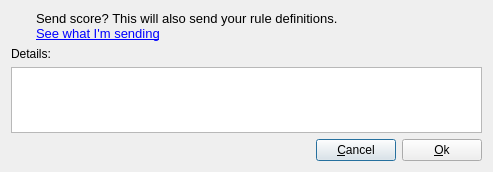
<?xml version="1.0" encoding="UTF-8"?>
<ui version="4.0">
 <class>SendScoreDialog</class>
 <widget class="QDialog" name="SendScoreDialog">
  <property name="geometry">
   <rect>
    <x>0</x>
    <y>0</y>
    <width>493</width>
    <height>172</height>
   </rect>
  </property>
  <property name="sizePolicy">
   <sizepolicy hsizetype="Expanding" vsizetype="Expanding">
    <horstretch>0</horstretch>
    <verstretch>0</verstretch>
   </sizepolicy>
  </property>
  <property name="windowTitle">
   <string/>
  </property>
  <property name="modal">
   <bool>true</bool>
  </property>
  <layout class="QGridLayout" name="gridLayout">
   <item row="0" column="2">
    <widget class="QLabel" name="label">
     <property name="sizePolicy">
      <sizepolicy hsizetype="Expanding" vsizetype="Preferred">
       <horstretch>0</horstretch>
       <verstretch>0</verstretch>
      </sizepolicy>
     </property>
     <property name="text">
      <string notr="true">&lt;!DOCTYPE HTML PUBLIC &quot;-//W3C//DTD HTML 4.0//EN&quot; &quot;http://www.w3.org/TR/REC-html40/strict.dtd&quot;&gt;
&lt;html&gt;&lt;head&gt;&lt;meta name=&quot;qrichtext&quot; content=&quot;1&quot; /&gt;&lt;style type=&quot;text/css&quot;&gt;
p, li { white-space: pre-wrap; }
&lt;/style&gt;&lt;/head&gt;&lt;body style=&quot; font-family:'Cantarell'; font-size:10pt; font-weight:400; font-style:normal;&quot;&gt;
&lt;p style=&quot; margin-top:0px; margin-bottom:0px; margin-left:0px; margin-right:0px; -qt-block-indent:0; text-indent:0px;&quot;&gt;Send score? This will also send your rule definitions.&lt;/p&gt;
&lt;p style=&quot; margin-top:0px; margin-bottom:0px; margin-left:0px; margin-right:0px; -qt-block-indent:0; text-indent:0px;&quot;&gt;&lt;a href=&quot;see_details&quot;&gt;&lt;span style=&quot; text-decoration: underline; color:#0000ff;&quot;&gt;See what I'm sending&lt;/span&gt;&lt;/a&gt;&lt;/p&gt;&lt;/body&gt;&lt;/html&gt;</string>
     </property>
     <property name="wordWrap">
      <bool>true</bool>
     </property>
    </widget>
   </item>
   <item row="2" column="0" colspan="3">
    <widget class="QPlainTextEdit" name="detailsText">
     <property name="minimumSize">
      <size>
       <width>0</width>
       <height>1</height>
      </size>
     </property>
     <property name="baseSize">
      <size>
       <width>0</width>
       <height>0</height>
      </size>
     </property>
     <property name="tabChangesFocus">
      <bool>true</bool>
     </property>
     <property name="undoRedoEnabled">
      <bool>false</bool>
     </property>
     <property name="readOnly">
      <bool>true</bool>
     </property>
     <property name="plainText">
      <string notr="true"/>
     </property>
    </widget>
   </item>
   <item row="3" column="0" colspan="3">
    <layout class="QHBoxLayout" name="horizontalLayout">
     <item>
      <spacer name="horizontalSpacer">
       <property name="orientation">
        <enum>Qt::Horizontal</enum>
       </property>
       <property name="sizeHint" stdset="0">
        <size>
         <width>40</width>
         <height>20</height>
        </size>
       </property>
      </spacer>
     </item>
     <item>
      <widget class="QPushButton" name="rejectButton">
       <property name="text">
        <string>&amp;Cancel</string>
       </property>
      </widget>
     </item>
     <item>
      <widget class="QPushButton" name="acceptButton">
       <property name="text">
        <string>&amp;Ok</string>
       </property>
      </widget>
     </item>
    </layout>
   </item>
   <item row="0" column="0">
    <widget class="QLabel" name="icon">
     <property name="sizePolicy">
      <sizepolicy hsizetype="Preferred" vsizetype="Preferred">
       <horstretch>0</horstretch>
       <verstretch>0</verstretch>
      </sizepolicy>
     </property>
     <property name="text">
      <string notr="true"/>
     </property>
    </widget>
   </item>
   <item row="0" column="1">
    <spacer name="iconSpacer">
     <property name="orientation">
      <enum>Qt::Horizontal</enum>
     </property>
     <property name="sizeType">
      <enum>QSizePolicy::Fixed</enum>
     </property>
     <property name="sizeHint" stdset="0">
      <size>
       <width>6</width>
       <height>20</height>
      </size>
     </property>
    </spacer>
   </item>
   <item row="1" column="0" colspan="3">
    <widget class="QLabel" name="detailsLabel">
     <property name="text">
      <string>Details:</string>
     </property>
    </widget>
   </item>
  </layout>
 </widget>
 <resources/>
 <connections/>
</ui>
